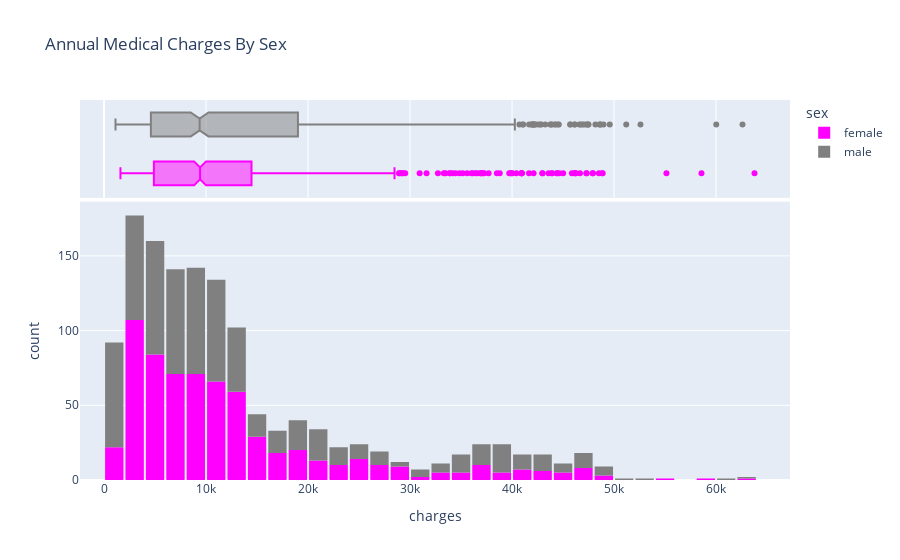

Notebook source saved alongside this figure:
### Markdown cell above
We can make the following observations from the above graph:

* For most customers, the annual medical charges are under \\$10,000. Only a small fraction of customer have higher medical expenses, possibly due to accidents, major illnesses and genetic diseases. The distribution follows a "power law"
* There is a significant difference in medical expenses between smokers and non-smokers. While the median for non-smokers is \\$7300, the median for smokers is close to \\$35,000.


> **EXERCISE**: Visualize the distribution of medical charges in connection with other factors like "sex" and "region". What do you observe?

### Code cell
fig = px.histogram(medical_df, 
                   x='charges',
                   marginal='box', 
                   color='sex',
                   color_discrete_sequence=['magenta', 'grey'], 
                   title='Annual Medical Charges By Sex')
fig.update_layout(bargap=0.1)
fig.show()

### Figure 1 — Plotly figure (JSON) as saved in the notebook; plotly's stock layout.template omitted (floating-point values rounded to 4 significant figures; data arrays with more than 128 entries replaced by an {"elided": "..."} marker saying what was removed)
{"data": [{"alignmentgroup": "True", "bingroup": "x", "hovertemplate": "sex=female<br>charges=%{x}<br>count=%{y}<extra></extra>", "legendgroup": "female", "marker": {"color": "magenta", "pattern": {"shape": ""}}, "name": "female", "offsetgroup": "female", "orientation": "v", "showlegend": true, "type": "histogram", "x": {"elided": "662 float values"}, "xaxis": "x", "yaxis": "y"}, {"alignmentgroup": "True", "hovertemplate": "sex=female<br>charges=%{x}<extra></extra>", "legendgroup": "female", "marker": {"color": "magenta"}, "name": "female", "notched": true, "offsetgroup": "female", "showlegend": false, "type": "box", "x": {"elided": "662 float values"}, "xaxis": "x2", "yaxis": "y2"}, {"alignmentgroup": "True", "bingroup": "x", "hovertemplate": "sex=male<br>charges=%{x}<br>count=%{y}<extra></extra>", "legendgroup": "male", "marker": {"color": "grey", "pattern": {"shape": ""}}, "name": "male", "offsetgroup": "male", "orientation": "v", "showlegend": true, "type": "histogram", "x": {"elided": "676 float values"}, "xaxis": "x", "yaxis": "y"}, {"alignmentgroup": "True", "hovertemplate": "sex=male<br>charges=%{x}<extra></extra>", "legendgroup": "male", "marker": {"color": "grey"}, "name": "male", "notched": true, "offsetgroup": "male", "showlegend": false, "type": "box", "x": {"elided": "676 float values"}, "xaxis": "x2", "yaxis": "y2"}], "layout": {"autosize": true, "bargap": 0.1, "barmode": "relative", "legend": {"title": {"text": "sex"}, "tracegroupgap": 0}, "title": {"text": "Annual Medical Charges By Sex"}, "xaxis": {"anchor": "y", "autorange": true, "domain": [0, 1], "range": [-2359.0, 67250.0], "title": {"text": "charges"}, "type": "linear"}, "xaxis2": {"anchor": "y2", "autorange": true, "domain": [0, 1], "matches": "x", "range": [-2359.0, 67250.0], "showgrid": true, "showticklabels": false, "type": "linear"}, "yaxis": {"anchor": "x", "autorange": true, "domain": [0, 0.7326], "range": [0, 186.3], "title": {"text": "count"}}, "yaxis2": {"anchor": "x2", "autorange": true, "domain": [0.7426, 1], "matches": "y2", "range": [-0.5, 1.5], "showgrid": false, "showline": false, "showticklabels": false, "ticks": "", "type": "category"}}}
